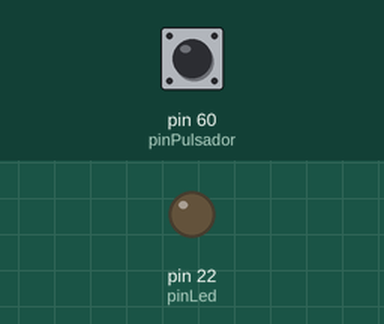
Simulated run of this sketch. Board: Arduino Mega 2560, built with avr-gcc and run on an emulated ATmega2560. Shown: output pins drawn as LEDs (lit = HIGH). The test bench sets the inputs (shaded band); at power-on: pin 60 (pinPulsador) HIGH. What the sketch prints to the serial monitor is not drawn.

Above: at 1.2 s.
1.3 s: pin 60 (pinPulsador) pulled LOW for 0.15 s
At 1.9 s:
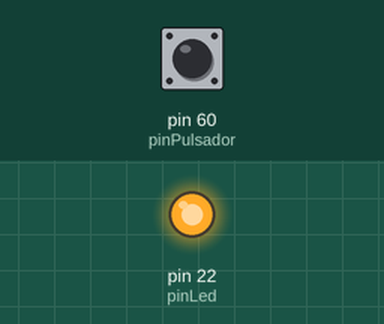
2.9 s: pin 60 (pinPulsador) pulsed LOW 5 times (0.12 s each, 0.3 s apart)
At 3.65 s:
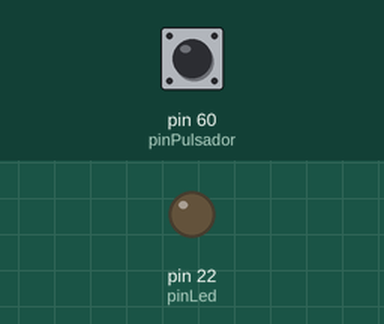
Timing chart, 0 to 5.9 s (numbered marks = the images above; inputs shaded):
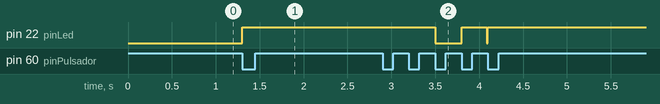

Measured:
- after the input at 1.3 s, pin 22 (pinLed): LOW → HIGH at once
- after the input at 2.9 s, pin 22 (pinLed): HIGH → LOW after 0.60 s, → HIGH 0.30 s later, → LOW 0.29 s later, → HIGH 0.01 s later

The sketch:

cambio_estado_CONTROLLINO.ino
```cpp
/*------------------------------------------------------------------------
  Desarrollo de Driver de Control de Peso
  Desarrollador: Ing. Wilfredo Jiménez
  Empresa: JM_Ingenieros
  FECHA: 14-03-2021
  Proyecto: FRONTRERA ANGUIATU
  ------------------------------------------------------------------------*/

#include <SPI.h>
#include <Controllino.h>
/*========================================================================
                         DECLARACION DE CONSTANTES
                      Las constantes no pueden cambiar
   ======================================================================== */

const int pinPulsador = CONTROLLINO_A6;         // pin al cual se conecta el pulsador
const int pinLed = CONTROLLINO_R0;              // pin al cual se conecta el LED
//Constantes para las monedas.
const int Peso1 = 5;
const int Peso2 = 7;
const int Peso3 = 10;

/* ========================================================================
                         DECLARACION DE VARIABLES
                       Las variables pueden cambiar
   ======================================================================== */

int contadorPulsaciones = 0;        // Contador: variable que acumula el numero de pulsaciones
int estadoPulsador = 0;             // Variable que almacena el estado actual del pulsador
int estadoAnteriorPulsador = 0;     // Variable que almacena el estado anterior del pulsador
unsigned long MillisUltPulso = 0;
int PulsosAcum = 0;
float pAcum = 0;
int MaxTimePulse = 200;
volatile int pulso = 0;

void setup() {
  pinMode(CONTROLLINO_A4, INPUT);
  pinMode(CONTROLLINO_A5, INPUT);
  //pinMode(CONTROLLINO_A6, INPUT);
  pinMode(pinPulsador, INPUT_PULLUP);       // Inicializa el pin del pulsador como entrada
  pinMode(pinLed, OUTPUT);           // Inicializa el pin del LED como salida
  Serial.begin(9600);                // Habilita la comunicación Serie
  Serial.println("PREPARADO");
}

void loop()
{
  coinReader();

  if (contadorPulsaciones % 4 == 0) {             // Enciende el LED una vez cada 4 pulsaciones
    digitalWrite(pinLed, LOW);                   //// calculando el módulo del contador de pulsaciones.
  } else {                                        // La función módulo calcula el resto de una división
   digitalWrite(pinLed, HIGH);                     //// entre dos números. Si el resto es cero, significa
  }                                               //// que el dividendo es múltiplo del divisor.

}


void coinReader()
{
unsigned long lastTime = millis() - MillisUltPulso;
  estadoPulsador = digitalRead(pinPulsador);      // Se lee y almacena el estado del pulsador

  if (estadoPulsador != estadoAnteriorPulsador) { // Se compara la variable estadoPulsador
                                                  //// con su valor anterior
    if (estadoPulsador == LOW) {                 // Si el estado cambió, se incrementa el contador
      lastTime =0;                // Si el estado actual es HIGH entonces el pulsador
      pulso++;
      contadorPulsaciones++;                      //// pasó de un estado OFF a ON
      //Serial.println("Encendido");
      //Serial.print("numero de pulsaciones:  ");
      //Serial.println(contadorPulsaciones);
      MillisUltPulso = millis();
      //Serial.print("Pulses: ");
      //Serial.print(pulso);
      //Serial.print(" LastTime: ");
      //Serial.print(lastTime);
      //Serial.print(" LastPulse: ");
      //Serial.println(MillisUltPulso);

    }
    else {                                        // Si el estado actual es LOW entonces el pulsador
      //Serial.println("Apagado");                  //// paso de un estado ON a OFF
    }
  }                                                  // Se guarda el estado actual como ultimo estado
  estadoAnteriorPulsador = estadoPulsador;        //// para la siguiente vuelta de la función loop

if((pulso >= 5) && (lastTime >= MaxTimePulse))
{

    Serial.println("*********************************");
    //La cantidad de creditos es el contador y acumulador de pulsos, hasta que se cumpla alguna condicion.
    PulsosAcum = contadorPulsaciones;
    pulso = 0;
    Serial.print("Pulses: ");
    Serial.print(contadorPulsaciones);
    Serial.print(" LastTime: ");
    Serial.print(lastTime);
    Serial.print(" LastPulse: ");
    Serial.println(MillisUltPulso);
    Serial.println("*********************************");

    //Validamos la moneda depositada.
switch (PulsosAcum){

  case Peso1:
    PulsosAcum = 0;
    contadorPulsaciones=0;
    Serial.println("Calculando secuencia 1");
    pAcum += Peso1;
    Serial.print("Total: $ ");
    Serial.print(pAcum);
    Serial.println("");
    break;

  case Peso2:
    PulsosAcum = 0;
    contadorPulsaciones=0;
    Serial.println("Calculando secuencia 2");
    pAcum += 0.10;
    Serial.print("Total: $ ");
    Serial.print(pAcum);
    Serial.println("");
    break;

  case Peso3:

    PulsosAcum = 0;
    contadorPulsaciones=0;
    Serial.println("Calculando secuencia 3");
    pAcum += 0.25;
    Serial.print("Total: $ ");
    Serial.print(pAcum);
    Serial.println("");
    break;
  }

}
}
```
